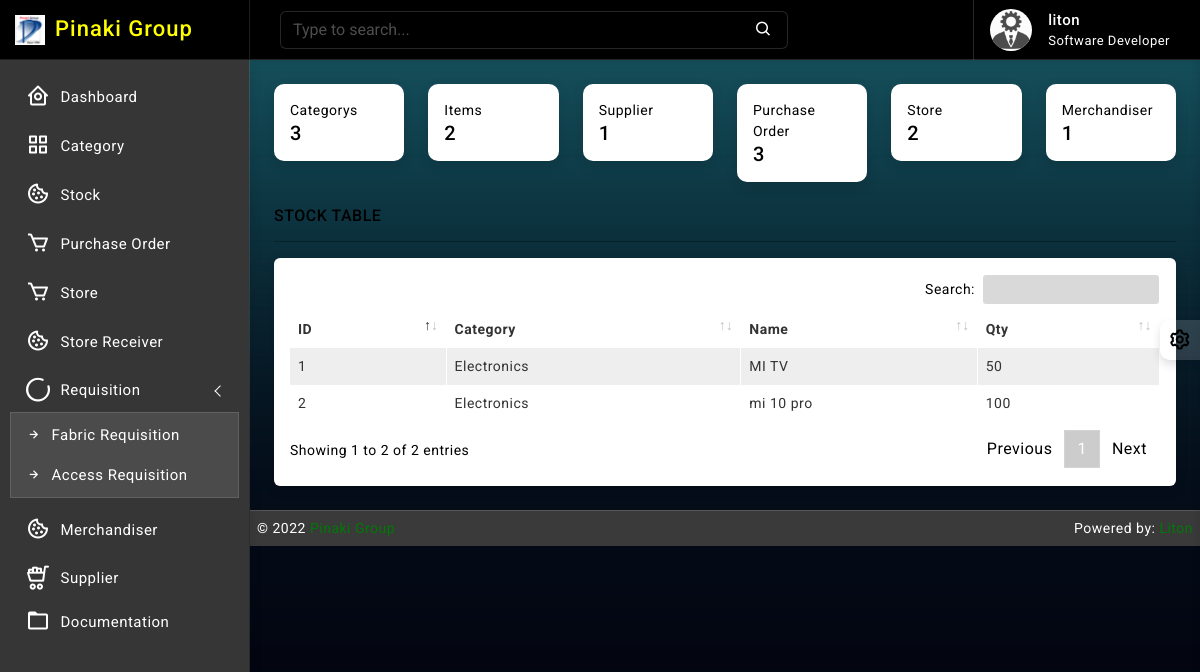
Page / (signed in) on the earlier database version.
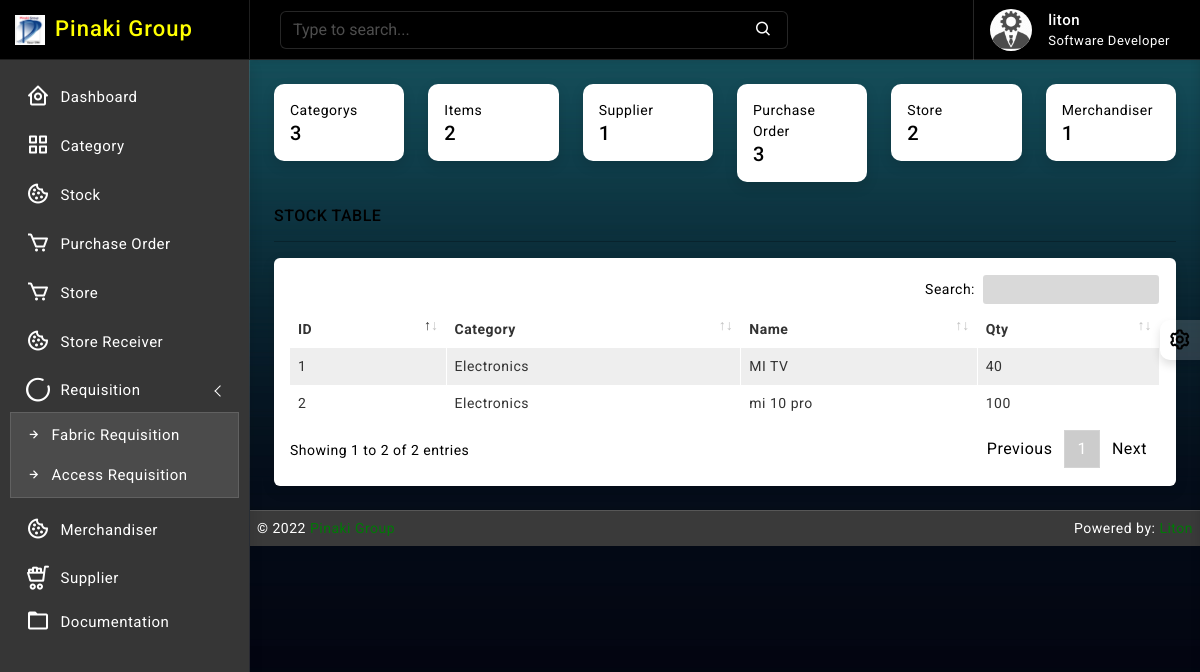
Same page on the later database version.
### stock/models.py (models this page shows, shortened)
class Stock(models.Model):
    id = models.AutoField(primary_key=True)
    category = models.ForeignKey(Category, on_delete=models.CASCADE, blank=False)
    name = models.CharField(max_length=30, unique=True)
    quantity = models.IntegerField(default=1)
    is_deleted = models.BooleanField(default=False)

### category/models.py (models this page shows)
class Category(models.Model):
    name = models.CharField(max_length=64, null=True, unique=True, blank=True)
    created_at = models.DateTimeField(auto_now_add=True, auto_now=False)
    updated_at = models.DateTimeField(auto_now_add=False, auto_now=True)
    def __str__(self):
        return self.name

### accounts/decorators.py (the view)
        def wrapper_func(request, *args, **kwargs):
            group = None
            if request.user.groups.exists():
                group = request.user.groups.all()[0].name
            if group in allowed_roles:
                return view_func(request, *args, **kwargs)
            else:
                return render(request, 'accounts/index.html')

### pgims/views.py (called while the page is built)
@login_required
@admin_only
@allowed_users(allowed_roles=['admin', 'merchandiser'])
def home(request):
    total_category = Category.objects.count()
    total_merchandiser = Merchandiser.objects.count()
    total_supplier = Supplier.objects.count()
    total_store = StoreBill.objects.count()
    total_purchase = PurchaseItem.objects.count()
    total_stock = Stock.objects.count()
    stocks = Stock.objects.all().order_by('-id')
    context = {
        'name': total_category,
        'office_id': total_merchandiser,
        'supplier_name': total_supplier,
        'stock': total_purchase,
        'billno': total_store,
        'billno': total_stock,
        'stocks': stocks
    }
    return render(request, 'home.html', context)

### templates/home.html (shortened to what the changed rows need)
{% extends 'base/base.html' %}
{% block body %}
{% load static %}
		<div class="page-wrapper">
			<div class="page-content">
                    <div class="card">
                        <div class="card-body">
                            <div class="table-responsive">
                                <table id="example2" class="table table-striped table-bordered">
                                    <thead>
                                        <tr>
                                            <th>ID</th>
                                            <th>Category</th>
                                            <th>Name</th>
                                            <th>Qty</th>
                                        </tr>
                                    </thead>
                                    <tbody>
                                        {% for data in stocks %}
                                        <tr>
                                           <td>{{ data.id }}</td>
                                           <td>{{ data.category }}</td>
                                           <td>{{ data.name }}</td>
                                           <td>{{ data.quantity }}</td>
                                        </tr>
                                     {% endfor %}
                                    </tbody>
                                </table>
                            </div>
                        </div>
                    </div>
            </div>
        </div>
{% endblock body %}

Differences in the rows shown:
changed Stock "MI TV": quantity "50" → "40"
